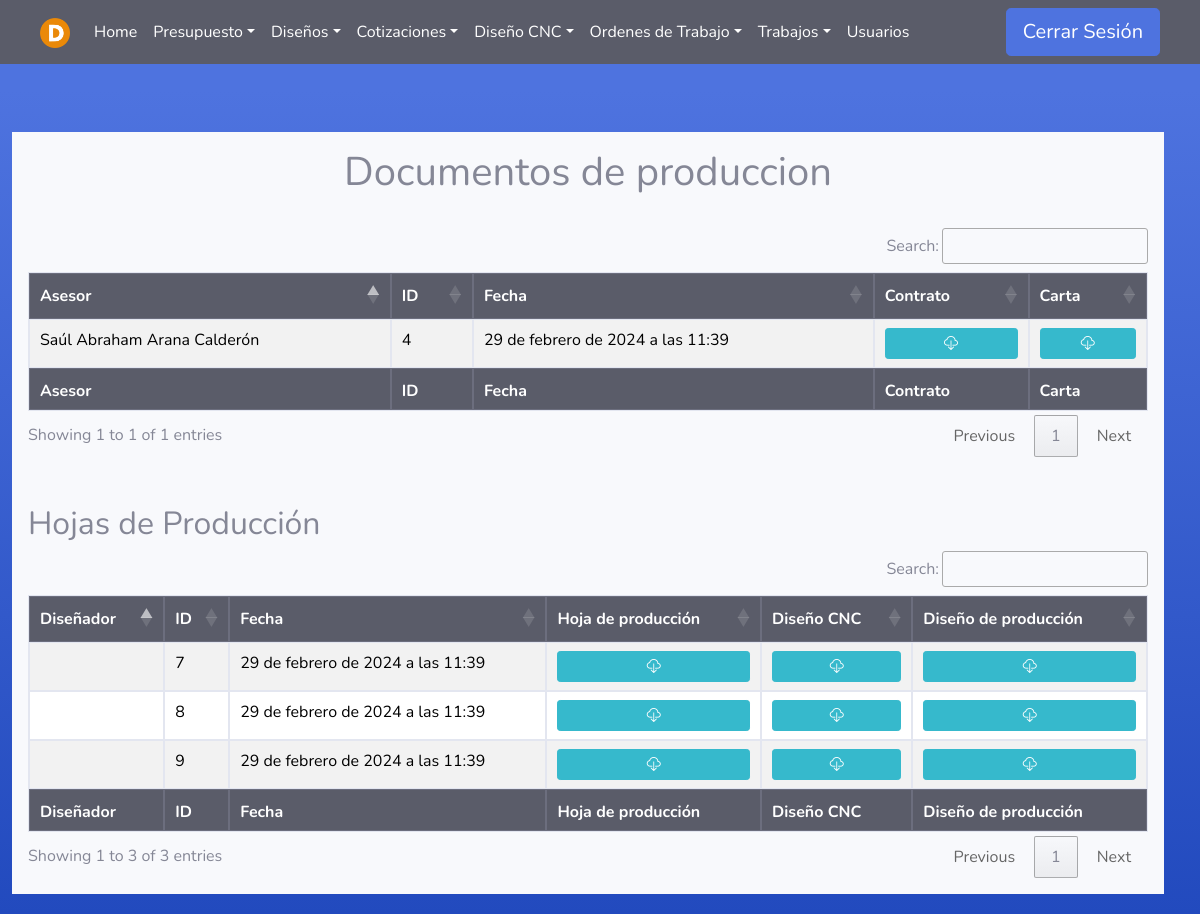
Page /Presupuesto/Informacion/Documentos-Produccion/9/ (signed in) on the committed database.
### Produccion/models.py (models this page shows)
class Orden_trabajo(models.Model):
    presupuesto = models.ForeignKey(Presupuesto, on_delete=models.PROTECT, null=False, blank=False)
    fecha_inicio = models.DateTimeField(auto_now_add=True)
    fecha_Entregado = models.DateTimeField(null=True, blank=True)
    contrato = models.FileField(upload_to='media/contratos/')
    carta = models.FileField(upload_to='media/carta/')
    hojaproduccion = models.ManyToManyField('Hoja_de_Produccion', blank=True)

class Hoja_de_Produccion(models.Model):
    disenador = models.ForeignKey(User, on_delete=models.PROTECT, null=False, blank=False)
    fecha = models.DateTimeField(auto_now_add=True)
    estado=models.TextField(default='Esperando diseño CNC', null=True, blank=True)
    diseno_CNC = models.ForeignKey(Diseno_CNC, on_delete=models.PROTECT, null=True)
    diseno_produccion = models.ForeignKey(Diseno_Produccion, on_delete=models.PROTECT, null=True)
    archivo = models.FileField(upload_to='media/Produccion/')

### Asesores/models.py (models this page shows)
class Presupuesto(models.Model):
    asesor = models.ForeignKey(User, on_delete=models.PROTECT, null=False, blank=False)
    fecha_inicio = models.DateTimeField(null=False, auto_now_add=True, blank=False)
    cliente = models.CharField(max_length=100, null=False, blank=False)
    descripcion = models.TextField(null=False, blank=False)
    estado=models.TextField(null=True, blank=True)
    fecha_fin = models.DateTimeField(null=True, blank=True)

### Asesores/views.py (the view)
# urls.py: path('Informacion/Documentos-Produccion/<presupuesto_id>/', asesor_views.listado_documentos_produccion , name='verDocumentosProduccion'),
@login_required(login_url='index')
def listado_documentos_produccion(request, presupuesto_id):
    user = request.user
    if (user.groups.filter(name='Asesor').exists() or user.groups.filter(name='Administrador').exists() or user.is_superuser or user.groups.filter(name='Designer').exists()):
        presupuesto = get_object_or_404(Presupuesto, pk=presupuesto_id)
        orden = Orden_trabajo.objects.filter(presupuesto_id=presupuesto)
        hojas = Hoja_de_Produccion.objects.filter(orden_trabajo__pk=orden.first().id)
        return render(request, 'Asesor/listado_documentos_produccion.html', {'presupuesto': presupuesto, 'orden': orden, 'hojas': hojas})
    else:
        error = "No tienes permiso para acceder a esta página."
        return render(request, '404.html', {'error': error})

### Templates/Asesor/listado_documentos_produccion.html (shortened to what this page needs)
{% extends 'two-tables.html' %}
{% block botones%}
<div class="text-center">
    <h1>Documentos de produccion</h1>
</div>
<br>
{% endblock %}
{% load static %}
{% block table1_head %}
    {% if user.is_superuser or user.groups.all.0.name == "Administrador" %}
        <th>Asesor</th>
    {% endif %}
    <th>ID</th>
    <th>Fecha</th>
    <th>Contrato</th>
    <th>Carta</th>
{% endblock %}
{% block table1_tbody %}
    {% for orden in orden %}
        <tr>
            {% if orden.presupuesto.asesor.first_name and orden.presupuesto.asesor.last_name %}
                <td>{{ orden.presupuesto.asesor.first_name }} {{ orden.presupuesto.asesor.last_name }}</td>
            {% else %}
                <td>{{ orden.presupuesto.asesor.username }}</td>
            {% endif %}
            <td>{{ orden.id }}</td>
            <td>{{ orden.fecha_inicio }}</td>
            <td>
                <div class="text-center">
                    <a class="btn btn-info btn-sm btn-block" href="{% url 'descargar_contrato' id=orden.presupuesto_id %}" download>
                        <i class="bi bi-cloud-download"></i>
                    </a>
                </div>
            </td>
            <td>
                <div class="text-center">
                    <a class="btn btn-info btn-sm btn-block" href="{% url 'descargar_carta' id=orden.presupuesto_id %}" download>
                        <i class="bi bi-cloud-download"></i>
                    </a>
                </div>
            </td>
        </tr>
    {% endfor %}
{% endblock %}
{% block table1_footer %}
{% if user.is_superuser or user.groups.all.0.name == "Administrador" %}
    <th>Asesor</th>
{% endif %}
<th>ID</th>
<th>Fecha</th>
<th>Contrato</th>
<th>Carta</th>
{% endblock %}
{% block title %} Hojas de Producción {%endblock%}
{% block table2_head %}
    {% if user.is_superuser or user.groups.all.0.name == "Administrador" %}
        <th>Diseñador</th>
    {% endif %}
    <th>ID</th>
    <th>Fecha</th>
    <th>Hoja de producción</th>
    <th>Diseño CNC</th>
    <th>Diseño de producción</th>
{% endblock %}
{% block table2_tbody %}
    {% for hoja in hojas %}
        <tr>
            {% if user.is_superuser or user.groups.all.0.name == "Administrador" %}
                <td>{{ hoja.asesor.first_name}} {{ hoja.asesor.last_name}}</td>
            {% endif %}
            <td>{{ hoja.id }}</td>
            <td>{{ hoja.fecha }}</td>
            <td>
                <div class="text-center">
                    <a class="btn btn-info btn-sm btn-block" href="{% url 'descargar_hoja_produccion' id=hoja.id %}" download>
                        <i class="bi bi-cloud-download"></i>
                    </a>
                </div>
            </td>
            {%if hoja.estado != 'Esperando diseño CNC' %}
                <td>
                    <a class="btn btn-info btn-sm btn-block" href="{% url 'cnc_descargar' id=hoja.id %}" download>
                        <i class="bi bi-cloud-download"></i>
                    </a>
                </td>
                <td>
                    <a class="btn btn-info btn-sm btn-block" href="{% url 'produccion_descargar' id=hoja.id %}" download>
                        <i class="bi bi-cloud-download"></i>
                    </a>
                </td>
            {% endif %}
        </tr>
    {% endfor %}
{% endblock %}
{% block table2_footer %}
{% if user.is_superuser or user.groups.all.0.name == "Administrador" %}
<th>Diseñador</th>
{% endif %}
<th>ID</th>
<th>Fecha</th>
<th>Hoja de producción</th>
<th>Diseño CNC</th>
<th>Diseño de producción</th>
{% endblock %}

### static/css/navbars.css (style rules this page uses)
body { padding-bottom: 20px; }

### rows in the picture
Orden_trabajo: presupuesto.asesor.first_name "Saúl Abraham", presupuesto.asesor.last_name "Arana Calderón", id "4", fecha_inicio "29 de febrero de 2024 a las 11:39"
Hoja_de_Produccion: id "7", fecha "29 de febrero de 2024 a las 11:39"
Hoja_de_Produccion: id "8", fecha "29 de febrero de 2024 a las 11:39"
Hoja_de_Produccion: id "9", fecha "29 de febrero de 2024 a las 11:39"
